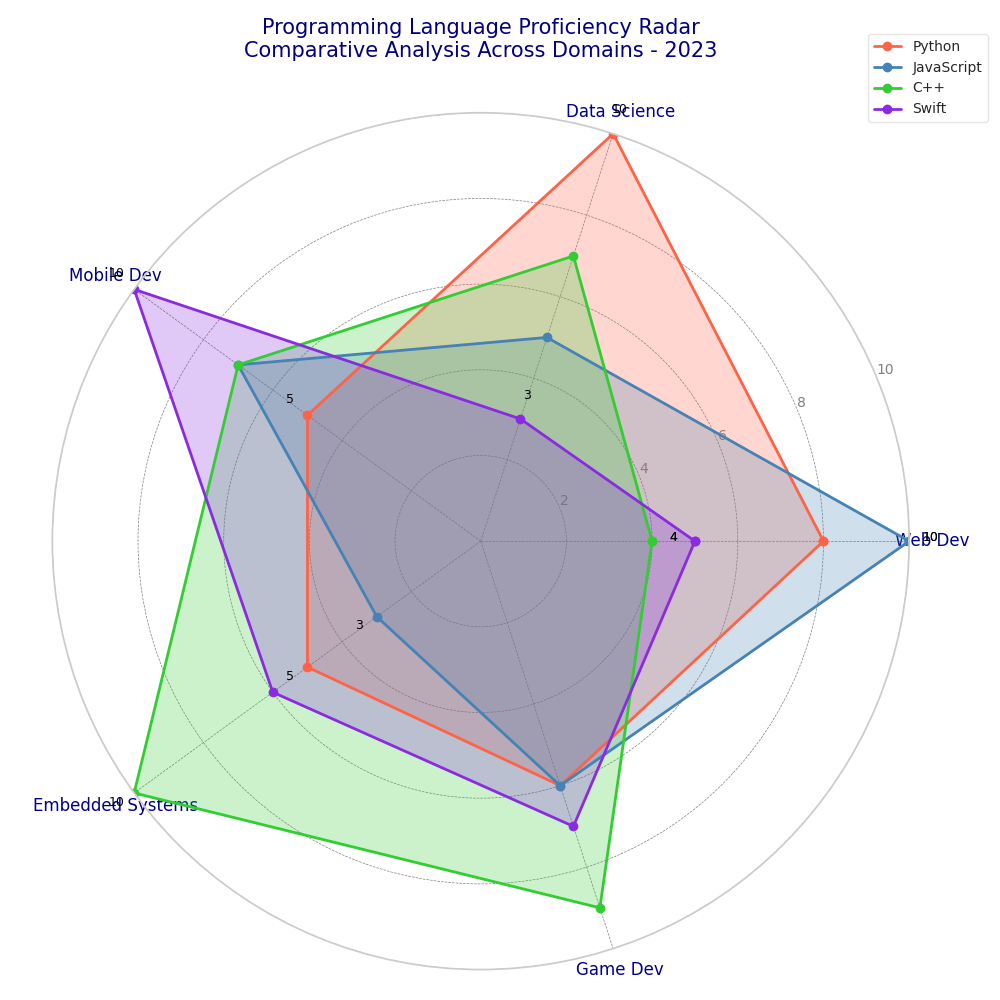

Recreate this plot in Python.
import matplotlib.pyplot as plt
import numpy as np
from math import pi

categories = ['Web Dev', 'Data Science', 'Mobile Dev', 'Embedded Systems', 'Game Dev']
N = len(categories)

values = {
    'Python': [8, 10, 5, 5, 6],
    'JavaScript': [10, 5, 7, 3, 6],
    'C++': [4, 7, 7, 10, 9],
    'Swift': [5, 3, 10, 6, 7]
}

angles = np.linspace(0, 2 * pi, N, endpoint=False).tolist()
angles += angles[:1]

fig, ax = plt.subplots(figsize=(10, 10), subplot_kw=dict(polar=True))
plt.subplots_adjust(left=0.1, right=0.9, top=0.85, bottom=0.1)

colors = ['#FF6347', '#4682B4', '#32CD32', '#8A2BE2']

for (language, proficiency), color in zip(values.items(), colors):
    data = proficiency + proficiency[:1]
    ax.plot(angles, data, linewidth=2, linestyle='-', label=language, color=color, marker='o')
    ax.fill(angles, data, alpha=0.25, color=color)

ax.set_xticks(angles[:-1])
ax.set_xticklabels(categories, fontsize=12, color='darkblue')

ax.yaxis.grid(True, linestyle='--', linewidth=0.5, color='grey')
ax.xaxis.grid(True, linestyle='--', linewidth=0.5, color='grey')

ax.set_ylim(0, 10)
ax.set_yticks([2, 4, 6, 8, 10])
ax.set_yticklabels(['2', '4', '6', '8', '10'], color='grey', fontsize=10)

plt.title('Programming Language Proficiency Radar\nComparative Analysis Across Domains - 2023', size=15, color='navy', pad=40)
ax.legend(loc='upper right', bbox_to_anchor=(1.1, 1.1), fontsize=10, frameon=True, framealpha=0.5)

for language, proficiency in values.items():
    for i, (angle, score) in enumerate(zip(angles, proficiency + proficiency[:1])):
        if score == max(proficiency) or score == min(proficiency):
            ax.text(angle, score + 0.5, f"{score}", color='black', fontsize=9, ha='center')

plt.tight_layout()
plt.show()
